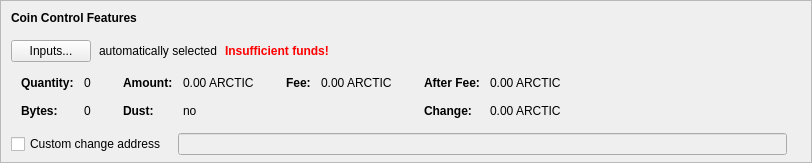
    <widget class="QFrame" name="frameCoinControl">
     <property name="sizePolicy">
      <sizepolicy hsizetype="Expanding" vsizetype="Expanding">
       <horstretch>0</horstretch>
       <verstretch>0</verstretch>
      </sizepolicy>
     </property>
     <property name="maximumSize">
      <size>
       <width>16777215</width>
       <height>16777215</height>
      </size>
     </property>
     <property name="frameShape">
      <enum>QFrame::StyledPanel</enum>
     </property>
     <property name="frameShadow">
      <enum>QFrame::Sunken</enum>
     </property>
     <layout class="QVBoxLayout" name="verticalLayoutCoinControl2">
      <property name="spacing">
       <number>0</number>
      </property>
      <property name="leftMargin">
       <number>0</number>
      </property>
      <property name="topMargin">
       <number>0</number>
      </property>
      <property name="rightMargin">
       <number>0</number>
      </property>
      <property name="bottomMargin">
       <number>6</number>
      </property>
      <item>
       <layout class="QVBoxLayout" name="verticalLayoutCoinControl" stretch="0,0,0,0,1">
        <property name="spacing">
         <number>0</number>
        </property>
        <property name="leftMargin">
         <number>10</number>
        </property>
        <property name="topMargin">
         <number>10</number>
        </property>
        <item>
         <layout class="QHBoxLayout" name="horizontalLayoutCoinControl1">
          <property name="bottomMargin">
           <number>15</number>
          </property>
          <item>
           <widget class="QLabel" name="labelCoinControlFeatures">
            <property name="sizePolicy">
             <sizepolicy hsizetype="Preferred" vsizetype="Maximum">
              <horstretch>0</horstretch>
              <verstretch>0</verstretch>
             </sizepolicy>
            </property>
            <property name="font">
             <font>
              <weight>75</weight>
              <bold>true</bold>
             </font>
            </property>
            <property name="styleSheet">
             <string notr="true">font-weight:bold;</string>
            </property>
            <property name="text">
             <string>Coin Control Features</string>
            </property>
           </widget>
          </item>
         </layout>
        </item>
        <item>
         <layout class="QHBoxLayout" name="horizontalLayoutCoinControl2" stretch="0,0,0,0">
          <property name="spacing">
           <number>8</number>
          </property>
          <property name="bottomMargin">
           <number>10</number>
          </property>
          <item>
           <widget class="QPushButton" name="pushButtonCoinControl">
            <property name="styleSheet">
             <string notr="true"/>
            </property>
            <property name="text">
             <string>Inputs...</string>
            </property>
            <property name="autoDefault">
             <bool>false</bool>
            </property>
           </widget>
          </item>
          <item>
           <widget class="QLabel" name="labelCoinControlAutomaticallySelected">
            <property name="text">
             <string>automatically selected</string>
            </property>
            <property name="margin">
             <number>5</number>
            </property>
           </widget>
          </item>
          <item>
           <widget class="QLabel" name="labelCoinControlInsuffFunds">
            <property name="font">
             <font>
              <weight>75</weight>
              <bold>true</bold>
             </font>
            </property>
            <property name="styleSheet">
             <string notr="true">color:red;font-weight:bold;</string>
            </property>
            <property name="text">
             <string>Insufficient funds!</string>
            </property>
            <property name="margin">
             <number>5</number>
            </property>
           </widget>
          </item>
          <item>
           <spacer name="horizontalSpacerCoinControl">
            <property name="orientation">
             <enum>Qt::Horizontal</enum>
            </property>
            <property name="sizeHint" stdset="0">
             <size>
              <width>40</width>
              <height>1</height>
             </size>
            </property>
           </spacer>
          </item>
         </layout>
        </item>
        <item>
         <widget class="QWidget" name="widgetCoinControl" native="true">
          <property name="sizePolicy">
           <sizepolicy hsizetype="Preferred" vsizetype="Preferred">
            <horstretch>0</horstretch>
            <verstretch>0</verstretch>
           </sizepolicy>
          </property>
          <property name="minimumSize">
           <size>
            <width>0</width>
            <height>0</height>
           </size>
          </property>
          <property name="styleSheet">
           <string notr="true"/>
          </property>
          <layout class="QHBoxLayout" name="horizontalLayoutCoinControl5">
           <property name="leftMargin">
            <number>0</number>
           </property>
           <property name="topMargin">
            <number>0</number>
           </property>
           <property name="rightMargin">
            <number>0</number>
           </property>
           <property name="bottomMargin">
            <number>0</number>
           </property>
           <item>
            <layout class="QHBoxLayout" name="horizontalLayoutCoinControl3" stretch="0,0,0,1">
             <property name="spacing">
              <number>20</number>
             </property>
             <property name="topMargin">
              <number>0</number>
             </property>
             <property name="bottomMargin">
              <number>10</number>
             </property>
             <item>
              <layout class="QFormLayout" name="formLayoutCoinControl1">
               <property name="horizontalSpacing">
                <number>10</number>
               </property>
               <property name="verticalSpacing">
                <number>14</number>
               </property>
               <property name="leftMargin">
                <number>10</number>
               </property>
               <property name="topMargin">
                <number>4</number>
               </property>
               <property name="rightMargin">
                <number>6</number>
               </property>
               <item row="0" column="0">
                <widget class="QLabel" name="labelCoinControlQuantityText">
                 <property name="font">
                  <font>
                   <weight>75</weight>
                   <bold>true</bold>
                  </font>
                 </property>
                 <property name="text">
                  <string>Quantity:</string>
                 </property>
                 <property name="margin">
                  <number>0</number>
                 </property>
                </widget>
               </item>
               <item row="0" column="1">
                <widget class="QLabel" name="labelCoinControlQuantity">
                 <property name="cursor">
                  <cursorShape>IBeamCursor</cursorShape>
                 </property>
                 <property name="contextMenuPolicy">
                  <enum>Qt::ActionsContextMenu</enum>
                 </property>
                 <property name="text">
                  <string notr="true">0</string>
                 </property>
                 <property name="margin">
                  <number>0</number>
                 </property>
                 <property name="textInteractionFlags">
                  <set>Qt::LinksAccessibleByMouse|Qt::TextSelectableByKeyboard|Qt::TextSelectableByMouse</set>
                 </property>
                </widget>
               </item>
               <item row="1" column="0">
                <widget class="QLabel" name="labelCoinControlBytesText">
                 <property name="font">
                  <font>
                   <weight>75</weight>
                   <bold>true</bold>
                  </font>
                 </property>
                 <property name="text">
                  <string>Bytes:</string>
                 </property>
                </widget>
               </item>
               <item row="1" column="1">
                <widget class="QLabel" name="labelCoinControlBytes">
                 <property name="cursor">
                  <cursorShape>IBeamCursor</cursorShape>
                 </property>
                 <property name="contextMenuPolicy">
                  <enum>Qt::ActionsContextMenu</enum>
                 </property>
                 <property name="text">
                  <string notr="true">0</string>
                 </property>
                 <property name="textInteractionFlags">
                  <set>Qt::LinksAccessibleByMouse|Qt::TextSelectableByKeyboard|Qt::TextSelectableByMouse</set>
                 </property>
                </widget>
               </item>
              </layout>
             </item>
             <item>
              <layout class="QFormLayout" name="formLayoutCoinControl2">
               <property name="horizontalSpacing">
                <number>10</number>
               </property>
               <property name="verticalSpacing">
                <number>14</number>
               </property>
               <property name="leftMargin">
                <number>6</number>
               </property>
               <property name="topMargin">
                <number>4</number>
               </property>
               <property name="rightMargin">
                <number>6</number>
               </property>
               <item row="0" column="0">
                <widget class="QLabel" name="labelCoinControlAmountText">
                 <property name="font">
                  <font>
                   <weight>75</weight>
                   <bold>true</bold>
                  </font>
                 </property>
                 <property name="text">
                  <string>Amount:</string>
                 </property>
                 <property name="margin">
                  <number>0</number>
                 </property>
                </widget>
               </item>
               <item row="0" column="1">
                <widget class="QLabel" name="labelCoinControlAmount">
                 <property name="cursor">
                  <cursorShape>IBeamCursor</cursorShape>
                 </property>
                 <property name="contextMenuPolicy">
                  <enum>Qt::ActionsContextMenu</enum>
                 </property>
                 <property name="text">
                  <string notr="true">0.00 ARCTIC</string>
                 </property>
                 <property name="textInteractionFlags">
                  <set>Qt::LinksAccessibleByMouse|Qt::TextSelectableByKeyboard|Qt::TextSelectableByMouse</set>
                 </property>
                </widget>
               </item>
               <item row="1" column="0">
                <widget class="QLabel" name="labelCoinControlLowOutputText">
                 <property name="font">
                  <font>
                   <weight>75</weight>
                   <bold>true</bold>
                  </font>
                 </property>
                 <property name="text">
                  <string>Dust:</string>
                 </property>
                </widget>
               </item>
               <item row="1" column="1">
                <widget class="QLabel" name="labelCoinControlLowOutput">
                 <property name="cursor">
                  <cursorShape>IBeamCursor</cursorShape>
                 </property>
                 <property name="contextMenuPolicy">
                  <enum>Qt::ActionsContextMenu</enum>
                 </property>
                 <property name="text">
                  <string notr="true">no</string>
                 </property>
                 <property name="textInteractionFlags">
                  <set>Qt::LinksAccessibleByMouse|Qt::TextSelectableByKeyboard|Qt::TextSelectableByMouse</set>
                 </property>
                </widget>
               </item>
              </layout>
             </item>
             <item>
              <layout class="QFormLayout" name="formLayoutCoinControl3">
               <property name="horizontalSpacing">
                <number>10</number>
               </property>
               <property name="verticalSpacing">
                <number>14</number>
               </property>
               <property name="leftMargin">
                <number>6</number>
               </property>
               <property name="topMargin">
                <number>4</number>
               </property>
               <property name="rightMargin">
                <number>6</number>
               </property>
               <item row="0" column="0">
                <widget class="QLabel" name="labelCoinControlFeeText">
                 <property name="font">
                  <font>
                   <weight>75</weight>
                   <bold>true</bold>
                  </font>
                 </property>
                 <property name="text">
                  <string>Fee:</string>
                 </property>
                 <property name="margin">
                  <number>0</number>
                 </property>
                </widget>
               </item>
               <item row="0" column="1">
                <widget class="QLabel" name="labelCoinControlFee">
                 <property name="cursor">
                  <cursorShape>IBeamCursor</cursorShape>
                 </property>
                 <property name="contextMenuPolicy">
                  <enum>Qt::ActionsContextMenu</enum>
                 </property>
                 <property name="text">
                  <string notr="true">0.00 ARCTIC</string>
                 </property>
                 <property name="textInteractionFlags">
                  <set>Qt::LinksAccessibleByMouse|Qt::TextSelectableByKeyboard|Qt::TextSelectableByMouse</set>
                 </property>
                </widget>
               </item>
              </layout>
             </item>
             <item>
              <layout class="QFormLayout" name="formLayoutCoinControl4">
               <property name="horizontalSpacing">
                <number>10</number>
               </property>
               <property name="verticalSpacing">
                <number>14</number>
               </property>
               <property name="leftMargin">
                <number>6</number>
               </property>
               <property name="topMargin">
                <number>4</number>
               </property>
               <property name="rightMargin">
                <number>6</number>
               </property>
               <item row="0" column="0">
                <widget class="QLabel" name="labelCoinControlAfterFeeText">
                 <property name="font">
                  <font>
                   <weight>75</weight>
                   <bold>true</bold>
                  </font>
                 </property>
                 <property name="text">
                  <string>After Fee:</string>
                 </property>
                 <property name="margin">
                  <number>0</number>
                 </property>
                </widget>
               </item>
               <item row="0" column="1">
                <widget class="QLabel" name="labelCoinControlAfterFee">
                 <property name="cursor">
                  <cursorShape>IBeamCursor</cursorShape>
                 </property>
                 <property name="contextMenuPolicy">
                  <enum>Qt::ActionsContextMenu</enum>
                 </property>
                 <property name="text">
                  <string notr="true">0.00 ARCTIC</string>
                 </property>
                 <property name="textInteractionFlags">
                  <set>Qt::LinksAccessibleByMouse|Qt::TextSelectableByKeyboard|Qt::TextSelectableByMouse</set>
                 </property>
                </widget>
               </item>
               <item row="1" column="0">
                <widget class="QLabel" name="labelCoinControlChangeText">
                 <property name="font">
                  <font>
                   <weight>75</weight>
                   <bold>true</bold>
                  </font>
                 </property>
                 <property name="text">
                  <string>Change:</string>
                 </property>
                </widget>
               </item>
               <item row="1" column="1">
                <widget class="QLabel" name="labelCoinControlChange">
                 <property name="cursor">
                  <cursorShape>IBeamCursor</cursorShape>
                 </property>
                 <property name="contextMenuPolicy">
                  <enum>Qt::ActionsContextMenu</enum>
                 </property>
                 <property name="text">
                  <string notr="true">0.00 ARCTIC</string>
                 </property>
                 <property name="textInteractionFlags">
                  <set>Qt::LinksAccessibleByMouse|Qt::TextSelectableByKeyboard|Qt::TextSelectableByMouse</set>
                 </property>
                </widget>
               </item>
              </layout>
             </item>
            </layout>
           </item>
          </layout>
         </widget>
        </item>
        <item>
         <layout class="QHBoxLayout" name="horizontalLayoutCoinControl4" stretch="0,0,0">
          <property name="spacing">
           <number>12</number>
          </property>
          <property name="sizeConstraint">
           <enum>QLayout::SetDefaultConstraint</enum>
          </property>
          <property name="topMargin">
           <number>5</number>
          </property>
          <property name="rightMargin">
           <number>5</number>
          </property>
          <item>
           <widget class="QCheckBox" name="checkBoxCoinControlChange">
            <property name="toolTip">
             <string>If this is activated, but the change address is empty or invalid, change will be sent to a newly generated address.</string>
            </property>
            <property name="text">
             <string>Custom change address</string>
            </property>
           </widget>
          </item>
          <item>
           <widget class="QValidatedLineEdit" name="lineEditCoinControlChange">
            <property name="enabled">
             <bool>false</bool>
            </property>
            <property name="sizePolicy">
             <sizepolicy hsizetype="Expanding" vsizetype="Fixed">
              <horstretch>0</horstretch>
              <verstretch>0</verstretch>
             </sizepolicy>
            </property>
           </widget>
          </item>
          <item>
           <widget class="QLabel" name="labelCoinControlChangeLabel">
            <property name="sizePolicy">
             <sizepolicy hsizetype="Preferred" vsizetype="Expanding">
              <horstretch>0</horstretch>
              <verstretch>0</verstretch>
             </sizepolicy>
            </property>
            <property name="minimumSize">
             <size>
              <width>0</width>
              <height>0</height>
             </size>
            </property>
            <property name="text">
             <string/>
            </property>
            <property name="margin">
             <number>3</number>
            </property>
           </widget>
          </item>
         </layout>
        </item>
        <item>
         <spacer name="verticalSpacerCoinControl">
          <property name="orientation">
           <enum>Qt::Vertical</enum>
          </property>
          <property name="sizeHint" stdset="0">
           <size>
            <width>800</width>
            <height>1</height>
           </size>
          </property>
         </spacer>
        </item>
       </layout>
      </item>
     </layout>
    </widget>
